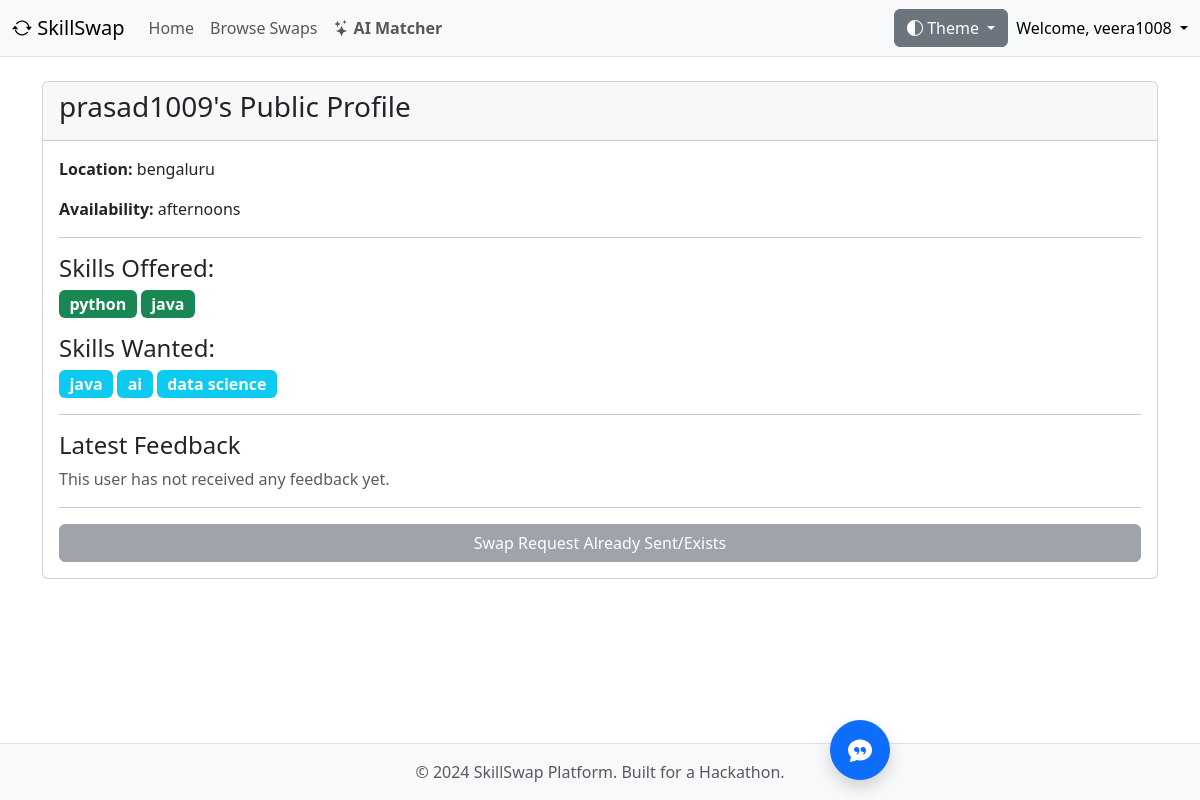
Screenshot of /user/2/ (signed in) with the database file from the repository.
### core/models.py (models this page shows, shortened)
class Profile(models.Model):
    user = models.OneToOneField(User, on_delete=models.CASCADE)
    location = models.CharField(max_length=255, blank=True, null=True)
    profile_photo = models.ImageField(upload_to='profile_photos/', blank=True, null=True)
    availability = models.CharField(max_length=255, blank=True, null=True, help_text="e.g., 'Weekends', 'Evenings after 7 PM'")
    is_public = models.BooleanField(default=True)
    skills_offered = models.ManyToManyField(
        Skill,
        through=UserSkill,  # Use our new model to manage the relationship
        related_name='offered_by',
        blank=True
    )
    skills_wanted = models.ManyToManyField(Skill, related_name='wanted_by', blank=True)

class Skill(models.Model):
    name = models.CharField(max_length=100, unique=True)

### core/views.py (the view)
# urls.py: path('user/<int:user_id>/', views.user_public_profile, name='user_public_profile'),
@login_required
def user_public_profile(request, user_id):
    profile_user = get_object_or_404(User, id=user_id)
    swap_exists = SwapRequest.objects.filter(
        (Q(requester=request.user, responder=profile_user) | Q(requester=profile_user, responder=request.user))
    ).exists()
    reviews = Review.objects.filter(reviewee=profile_user).order_by('-created_at')[:3]
    context = {
        'profile_user': profile_user,
        'swap_exists': swap_exists,
        'reviews': reviews, # Pass reviews to the template
    }
    return render(request, 'user_public_profile.html', context)

### core/templates/user_public_profile.html (shortened to what this page needs)
{% extends "base.html" %}
{% block content %}
<div class="card">
    <div class="card-header">
        <h3>{{ profile_user.username }}'s Public Profile</h3>
    </div>
    <div class="card-body">
        <p><strong>Location:</strong> {{ profile_user.profile.location|default:"Not specified" }}</p>
        <p><strong>Availability:</strong> {{ profile_user.profile.availability|default:"Not specified" }}</p>
        <hr>
        <h4>Skills Offered:</h4>
        <p>
            {% for skill in profile_user.profile.skills_offered.all %}
                <span class="badge fs-6 bg-success">{{ skill.name }}</span>
            {% empty %}
                <span class="text-muted">This user hasn't listed any skills they offer.</span>
            {% endfor %}
        </p>
        <h4>Skills Wanted:</h4>
        <p>
            {% for skill in profile_user.profile.skills_wanted.all %}
                <span class="badge fs-6 bg-info">{{ skill.name }}</span>
            {% empty %}
                <span class="text-muted">This user hasn't listed any skills they want.</span>
            {% endfor %}
        </p>
        <hr>
            <h4>Latest Feedback</h4>
            {% for review in reviews %}
            <div class="mb-3 border-start border-2 ps-3">
                <p class="mb-0">
                    {% for i in ''|center:review.rating %}
                        <i class="bi bi-star-fill text-warning"></i>
                    {% endfor %}
                    {% for i in ''|center:5|slice:review.rating|center:0 %}
                        <i class="bi bi-star text-warning"></i>
                    {% endfor %}
                </p>
                <blockquote class="blockquote mb-0">
                    <p class="fs-6 fst-italic">"{{ review.comment }}"</p>
                    <footer class="blockquote-footer">Review by {{ review.reviewer.username }}</footer>
                </blockquote>
            </div>
            {% empty %}
                <p class="text-muted">This user has not received any feedback yet.</p>
            {% endfor %}
        <hr>
        <div class="d-grid">
            {% if profile_user.id == request.user.id %}
                <a href="{% url 'profile' %}" class="btn btn-secondary">This is your profile. Edit it here.</a>
            {% elif swap_exists %}
                <button class="btn btn-secondary" disabled>Swap Request Already Sent/Exists</button>
            {% endif %}
        </div>
    </div>
</div>
{% endblock %}

### core/templates/base.html (shortened to what this page needs)
<!doctype html>
<html lang="en" data-bs-theme="auto">
  <head>
    <link href="https://cdn.jsdelivr.net/npm/bootstrap@5.3.2/dist/css/bootstrap.min.css" rel="stylesheet"
>
    <link rel="stylesheet" href="https://cdn.jsdelivr.net/npm/bootstrap-icons@1.11.1/font/bootstrap-icons.css">
  </head>
  <body>
    <nav class="navbar navbar-expand-lg bg-body-tertiary border-bottom">
      <div class="container-fluid">
        <a class="navbar-brand" href="{% url 'home' %}">
          <i class="bi bi-arrow-repeat"></i> SkillSwap
        </a>
        <div class="collapse navbar-collapse" id="navbarSupportedContent">
          <ul class="navbar-nav me-auto mb-2 mb-lg-0">
            <li class="nav-item">
              <a class="nav-link {% if request.resolver_match.url_name == 'home' %}active{% endif %}" href="{% url 'home' %}">Home</a>
            </li>
            <li class="nav-item">
              <a class="nav-link {% if request.resolver_match.url_name == 'browse_users' %}active{% endif %}" href="{% url 'browse_users' %}">Browse Swaps</a>
            </li>
            <li class="nav-item">
                <a class="nav-link fw-bold {% if request.resolver_match.url_name == 'ai_matchmaker' %}active{% endif %}" href="{% url 'ai_matchmaker' %}">
                    <i class="bi bi-stars"></i> AI Matcher
                </a>
            </li>
          </ul>
          <div class="d-flex align-items-center">
            <div class="dropdown me-2">
              <button class="btn btn-secondary dropdown-toggle" type="button" id="themeDropdown" data-bs-toggle="dropdown" aria-expanded="false">
                <i class="bi bi-circle-half"></i> Theme
              </button>
            </div>
            {% if user.is_authenticated %}
              <div class="dropdown">
                <a href="#" class="d-block link-body-emphasis text-decoration-none dropdown-toggle" data-bs-toggle="dropdown" aria-expanded="false">
                  Welcome, {{ user.username }}
                </a>
              </div>
            {% else %}
              <a href="{% url 'login' %}" class="btn btn-primary">Login</a>
              <a href="{% url 'signup' %}" class="btn btn-outline-secondary ms-2">Sign Up</a>
            {% endif %}
          </div>
        </div>
      </div>
    </nav>
    <main class="container mt-4 main-content">
      {% block content %}{% endblock %}
    </main>
    <footer class="footer mt-auto py-3 bg-body-tertiary border-top">
      <div class="container text-center">
        <span class="text-body-secondary">© 2024 SkillSwap Platform. Built for a Hackathon.</span>
      </div>
    </footer>
    {% if user.is_authenticated %}
    <div id="chatbot-container">
        <button id="chatbot-toggle-btn" class="btn btn-primary btn-lg rounded-circle shadow"><i class="bi bi-chat-quote-fill"></i></button>
    </div>
    {% endif %}
  </body>
</html>

### core/templates/base.html (style rules this page uses)
body { min-height: 100vh; display: flex; flex-direction: column; }
.main-content { flex: 1; }
#chatbot-container { position: fixed; bottom: 20px; right: 20px; z-index: 1050; }
#chatbot-toggle-btn { width: 60px; height: 60px; font-size: 1.5rem; }

### rows the page displays
Skill: name "python"
Skill: name "java"
Skill: name "ai"
Skill: name "data science"

### other values shown
{{ user.username }} "veera1008"
{{ profile_user.username }} "prasad1009"
{{ profile_user.profile.location|default:"Not specified" }} "bengaluru"
{{ profile_user.profile.availability|default:"Not specified" }} "afternoons"
